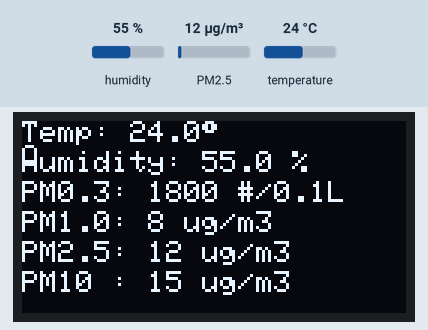
This sketch was run on a simulated Arduino Uno, built with avr-gcc and run on an emulated ATmega328P. Shown: 128×64 one-colour display. Inputs (shaded band) come from the test bench; at power-on: humidity 55 %, PM2.5 12 µg/m³, temperature 24 °C. What the sketch prints to the serial monitor is not drawn.

Above: at 2.2 s.
2.3 s: humidity set to 22 %
At 4.6 s:
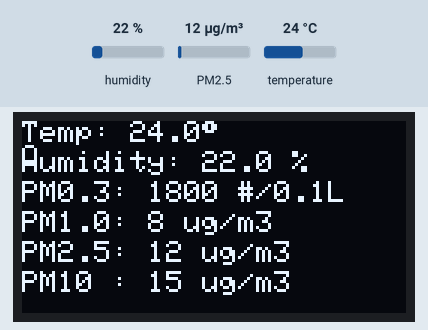
4.9 s: PM2.5 set to 6 µg/m³
At 6.1 s:
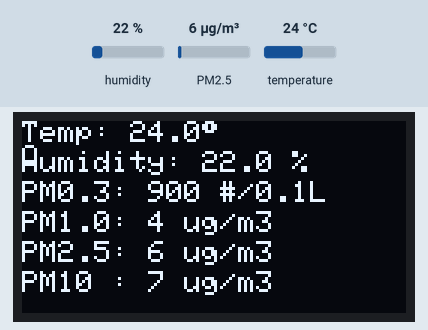
7.1 s: temperature set to 12 °C
At 8.6 s:
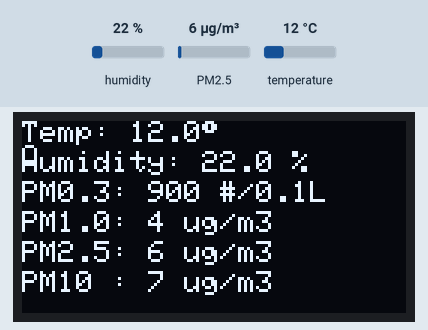
9.4 s: humidity set to 40 %
At 11.1 s:
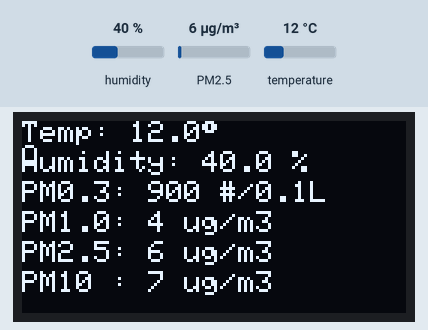
11.6 s: PM2.5 set to 75 µg/m³
At 13.7 s:
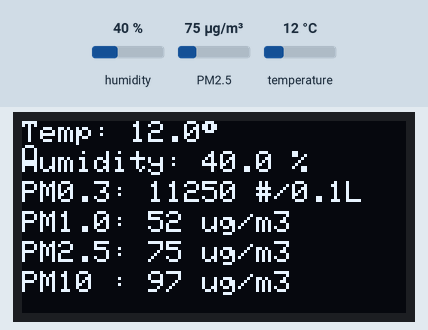
Timing chart, 0 to 14.9 s (numbered marks = the images above; inputs shaded):
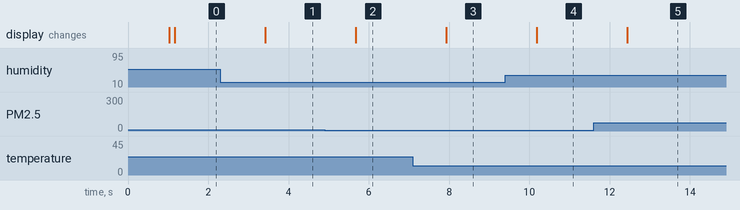

The sketch:

3oledAHT20.ino
```cpp
#include <Wire.h>
#include <Adafruit_GFX.h>
#include <Adafruit_SSD1306.h>
#include <Adafruit_PM25AQI.h>
#include <Adafruit_AHTX0.h>
#include <SoftwareSerial.h>

// ===== OLED Setup =====
#define SCREEN_WIDTH 128
#define SCREEN_HEIGHT 64
#define OLED_RESET     -1
Adafruit_SSD1306 display(SCREEN_WIDTH, SCREEN_HEIGHT, &Wire, OLED_RESET);

// ===== PM2.5 Sensor Setup =====
SoftwareSerial pmSerial(16, 17); // RX=16 (from sensor TX), TX=17 (unused)
Adafruit_PM25AQI aqi = Adafruit_PM25AQI();

// ===== AHT10/20 Sensor Setup =====
Adafruit_AHTX0 aht;

void setup() {
  Serial.begin(115200);
  delay(1000);

  // Initialize OLED
  if (!display.begin(SSD1306_SWITCHCAPVCC, 0x3C)) {
    Serial.println("OLED init failed!");
    while (true);
  }
  display.clearDisplay();
  display.setTextSize(1);
  display.setTextColor(SSD1306_WHITE);

  // Initialize PM2.5 sensor
  pmSerial.begin(9600);
  if (!aqi.begin_UART(&pmSerial)) {
    Serial.println("PM2.5 sensor not found!");
    while (true);
  }
  Serial.println("PM2.5 sensor initialized");

  // Initialize Temp & Humidity sensor
  if (!aht.begin()) {
    Serial.println("AHT sensor not found!");
    while (true);
  }
  Serial.println("AHT10/AHT20 sensor initialized");
}

void loop() {
  sensors_event_t humidity, temp;
  aht.getEvent(&humidity, &temp);

  PM25_AQI_Data data;
  bool pm_ok = aqi.read(&data);

  // ==== Serial Output ====
  Serial.println(F("----------- Sensor Readings -----------"));
  Serial.print("Temperature: ");
  Serial.print(temp.temperature, 1);
  Serial.println(" °C");

  Serial.print("Humidity: ");
  Serial.print(humidity.relative_humidity, 1);
  Serial.println(" %RH");

  if (pm_ok) {
    Serial.print("PM0.3: ");
    Serial.print(data.particles_03um);
    Serial.println(" particles/0.1L");

    Serial.print("PM1.0: ");
    Serial.print(data.pm10_standard);
    Serial.println(" µg/m³");

    Serial.print("PM2.5: ");
    Serial.print(data.pm25_standard);
    Serial.println(" µg/m³");

    Serial.print("PM10 : ");
    Serial.print(data.pm100_standard);
    Serial.println(" µg/m³");
  } else {
    Serial.println("PM sensor read error!");
  }

  // ==== OLED Display ====
  display.clearDisplay();
  display.setCursor(0, 0);

  display.print("Temp: ");
  display.print(temp.temperature, 1);
  display.println((char)247); // ° symbol
  display.print("C");

  display.setCursor(0, 10);
  display.print("Humidity: ");
  display.print(humidity.relative_humidity, 1);
  display.println(" %");

  if (pm_ok) {
    display.setCursor(0, 20);
    display.print("PM0.3: ");
    display.print(data.particles_03um);
    display.println(" #/0.1L");

    display.setCursor(0, 30);
    display.print("PM1.0: ");
    display.print(data.pm10_standard);
    display.println(" ug/m3");

    display.setCursor(0, 40);
    display.print("PM2.5: ");
    display.print(data.pm25_standard);
    display.println(" ug/m3");

    display.setCursor(0, 50);
    display.print("PM10 : ");
    display.print(data.pm100_standard);
    display.println(" ug/m3");
  } else {
    display.setCursor(0, 20);
    display.println("PM read error");
  }

  display.display();
  delay(1000);
}
```

Measured:
- after the input at 2.3 s, the display: changes after 1.1 s (image 1)
- after the input at 4.9 s, the display: changes after 0.77 s (image 2)
- after the input at 7.1 s, the display: changes after 0.83 s (image 3)
- after the input at 9.4 s, the display: changes after 0.79 s (image 4)
- after the input at 11.6 s, the display: changes after 0.84 s (image 5)
